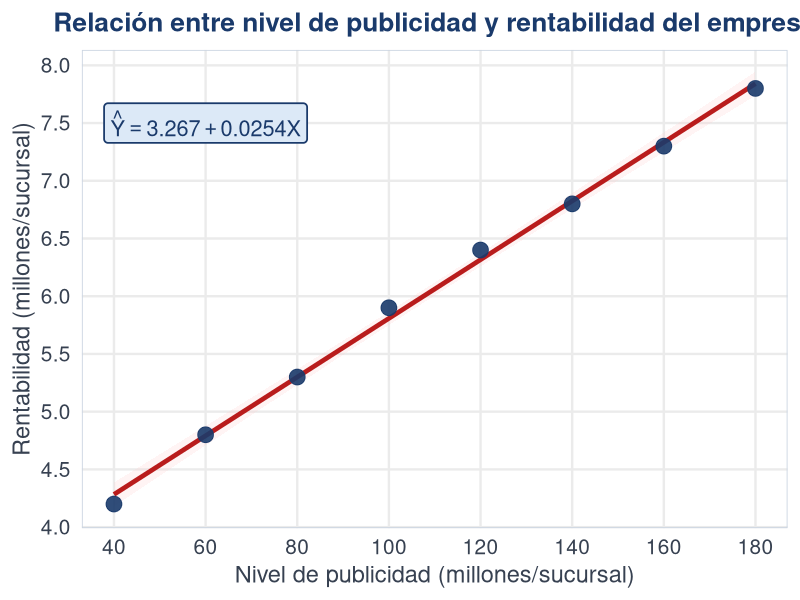

Source code (R):
## ---- chunk 1
#| echo: false
#| warning: false
#| message: false
#| fig-width: 12
#| fig-height: 5
#| fig-align: center

library(ggplot2)

publicidad   <- c(40, 60, 80, 100, 120, 140, 160, 180)
rentabilidad <- c(4.2, 4.8, 5.3, 5.9, 6.4, 6.8, 7.3, 7.8)
df <- data.frame(publicidad = publicidad, rentabilidad = rentabilidad)

mod   <- lm(rentabilidad ~ publicidad, data = df)
r2    <- round(summary(mod)$r.squared, 3)
b0    <- round(coef(mod)[1], 3)
b1    <- round(coef(mod)[2], 4)
label <- paste0("hat(Y) == ", b0, " + ", b1, " * X\n",
                "R^2 == ", r2)

ggplot(df, aes(publicidad, rentabilidad)) +
  geom_smooth(method = "lm", se = TRUE,
              color = "#b91c1c", fill = "#fecaca",
              linewidth = 1.6, alpha = 0.2) +
  geom_point(color = "#1a3a6b", size = 5, alpha = 0.9) +
  annotate("label",
           x = 60, y = 7.5,
           label = label,
           parse = TRUE,
           size = 5.5, color = "#1a3a6b",
           fill = "#dce9f7", label.size = 0.6,
           fontface = "bold") +
  scale_x_continuous(breaks = seq(40, 180, 20)) +
  scale_y_continuous(breaks = seq(4, 8, 0.5)) +
  labs(
    title = "Relación entre nivel de publicidad y rentabilidad del empresa",
    x     = "Nivel de publicidad (millones/sucursal)",
    y     = "Rentabilidad (millones/sucursal)"
  ) +
  theme_minimal(base_size = 18) +
  theme(
    plot.title   = element_text(face = "bold", hjust = 0.5,
                                size = 19, color = "#1a3a6b"),
    axis.title   = element_text(size = 17, color = "#374151"),
    axis.text    = element_text(size = 15, color = "#374151"),
    panel.grid.minor = element_blank(),
    panel.border = element_rect(color = "#cbd5e1", fill = NA, linewidth = 0.6)
  )
